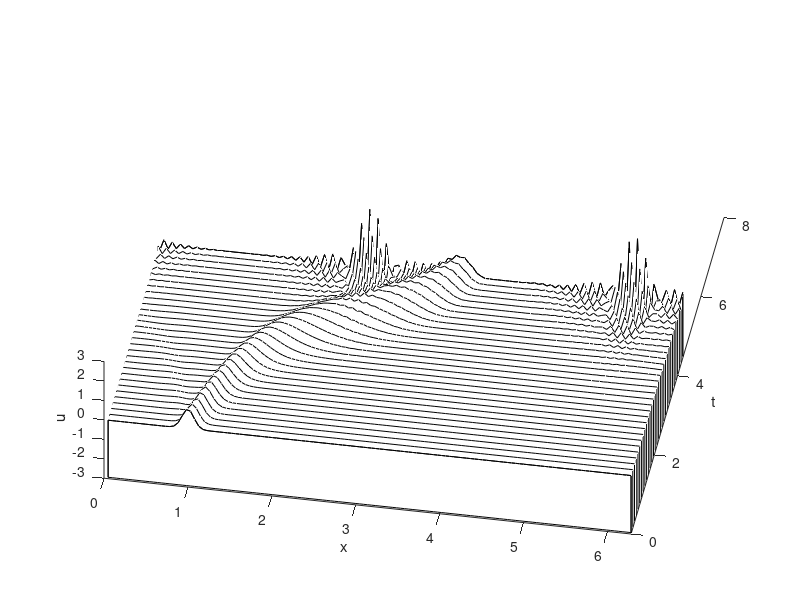

MATLAB code to generate this figure:
% p6u.m - variable coefficient wave equation - UNSTABLE VARIANT

% Grid, variable coefficient, and initial data:
  N = 128; h = 2*pi/N; x = h*(1:N);
  c = .2 + sin(x-1).^2;
  t = 0; dt = 1.9/N;
  v = exp(-100*(x-1).^2);
  vold = exp(-100*(x-.2*dt-1).^2);

% Time-stepping by leap frog formula:
  tmax = 8; tplot = .15; clf, %set(gcf,'renderer','zbuffer')
  plotgap = round(tplot/dt);
  nplots = round(tmax/tplot);
  data = [v; zeros(nplots,N)]; tdata = t;
  for i = 1:nplots
    for n = 1:plotgap
      t = t+dt;
      v_hat = fft(v);
      w_hat = 1i*[0:N/2-1 0 -N/2+1:-1] .* v_hat;
      w = real(ifft(w_hat)); 
      vnew = vold - 2*dt*c.*w;        % leap frog formula
      vold = v; v = vnew;
    end
    data(i+1,:) = v; tdata = [tdata; t];
    if max(abs(v)>2.5), data = data(1:i+1,:); break, end
  end

% Plot results:
  waterfall(x,tdata,data)
  axis([0 2*pi 0 tmax -3. 3.]), view(10,70), grid off
  colormap(1e-6*[1 1 1]); xlabel x, ylabel t, zlabel u
